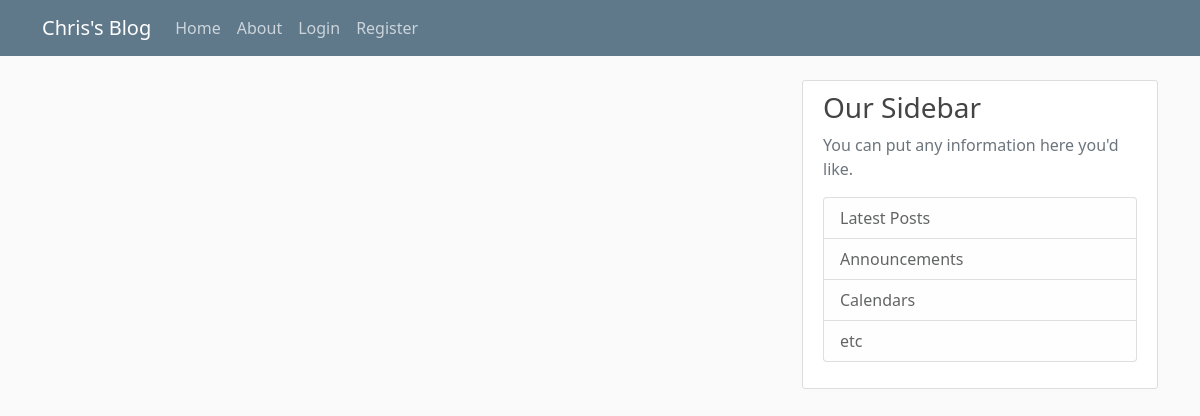
The app's page /, older data.
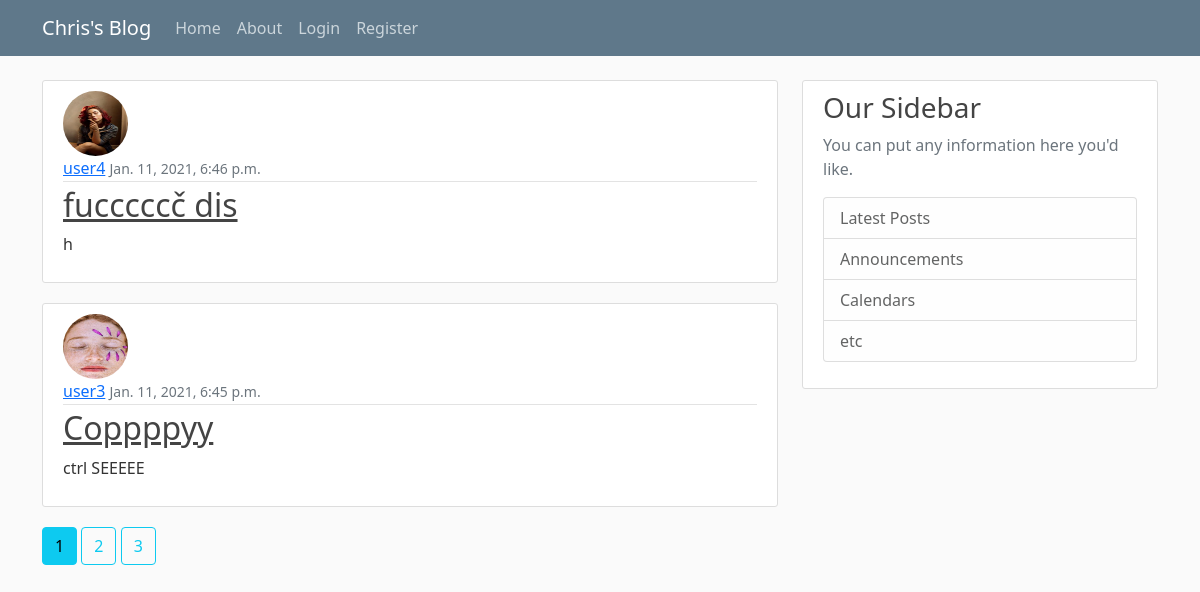
The same page, newer data.
### blog/models.py (models this page shows, shortened)
class Post(models.Model):
    title  = models.CharField(max_length=100)
    content = models.TextField()
    date_posted = models.DateTimeField(default=timezone.now)
    author = models.ForeignKey(User, on_delete=models.CASCADE)

### users/models.py (models this page shows, shortened)
class Profile(models.Model):
    user = models.OneToOneField(User, on_delete=models.CASCADE)
    image = models.ImageField(default='--default.jpg', upload_to='profile_pics')

### blog/views.py (the view)
# urls.py: path('', PostListView.as_view(), name='blog-home'),
class PostListView(ListView):
    model = Post
    template_name = 'blog/home.html' #---<app>/<model>_<viewtype>.html
    context_object_name = 'posts'
    ordering = ['-date_posted']
    paginate_by = 2

### blog/templates/blog/Home.html (shortened to what this page needs)
{% extends "blog/base.html" %}
{% block content %}
       {%for post  in posts%}
       <article class="media content-section">
         <img class="rounded-circle article-img" src="{{ post.author.profile.image.url }}">
        <div class="media-body">
          <div class="article-metadata">
            <a class="mr-2" href="#">{{ post.author }}</a>
            <small class="text-muted">{{ post.date_posted }}</small>
          </div>
          <h2><a class="article-title" href="{% url 'post-detail' post.id %}">{{ post.title }}</a></h2>
          <p class="article-content">{{ post.content }}</p>
        </div>
      </article>
       {%endfor%}
       {% if is_paginated %}
          {% for num in page_obj.paginator.page_range %}
          {% if page_obj.number == num %}
          <a class="btn btn-info mb-4" href="?page={{ num }}">{{ num }}</a>
          {% elif num > page_obj.number|add:'-3' and num < page_obj.number|add:'3' %}
            <a class="btn btn-outline-info mb-4" href="?page={{ num }}">{{ num }}</a>
          {% endif %}
          {% endfor %}
       {% endif %}
  {% endblock content%}

Row changes from the older to the newer data that the page shows:
added Post: author.profile.image (picture), author "user4", date_posted "Jan. 11, 2021, 6:46 p.m.", title "fucccccč dis", content "h"
added Post: author.profile.image (placeholder picture), author "user3", date_posted "Jan. 11, 2021, 6:45 p.m.", title "Coppppyy", content "ctrl SEEEEE"
Text that changed along with them:
new list line: "1"
new list line: "2"
new list line: "3"
